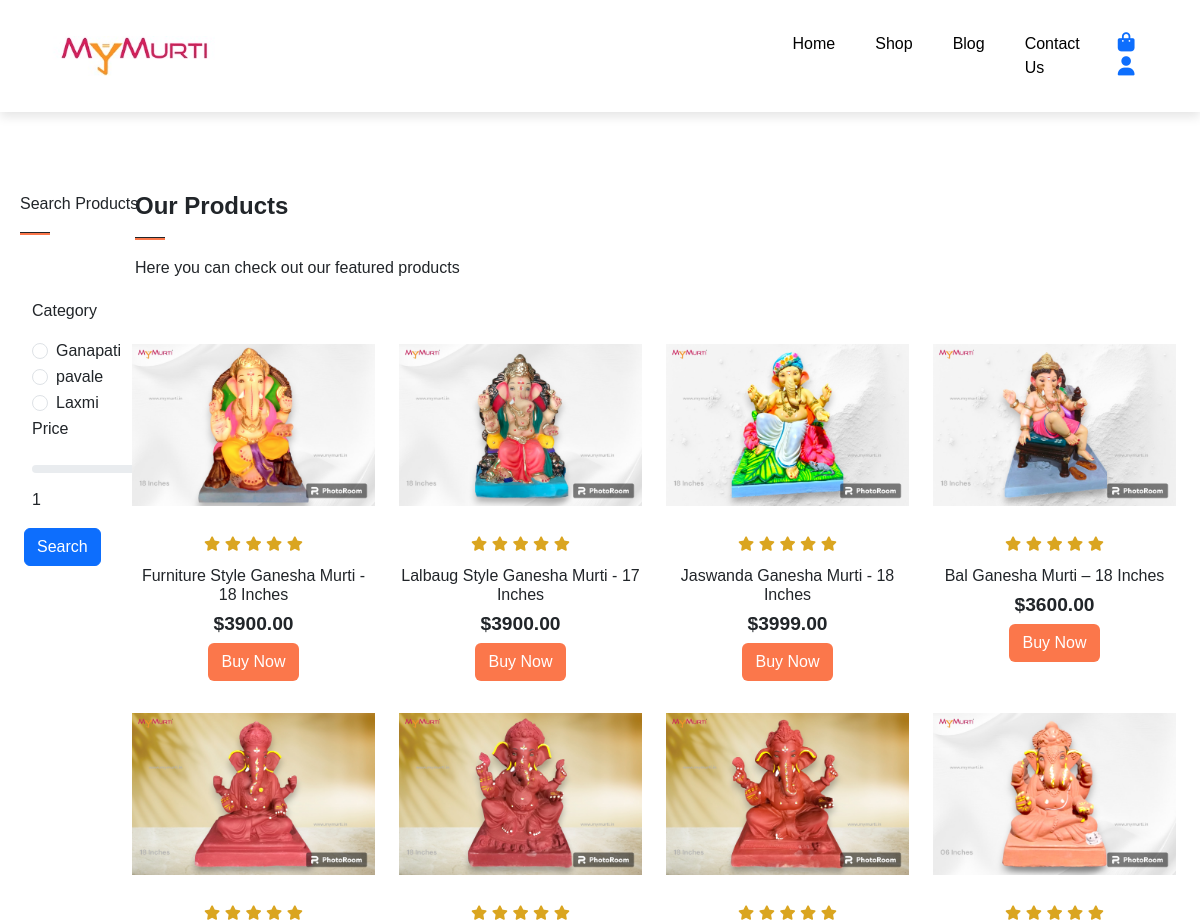
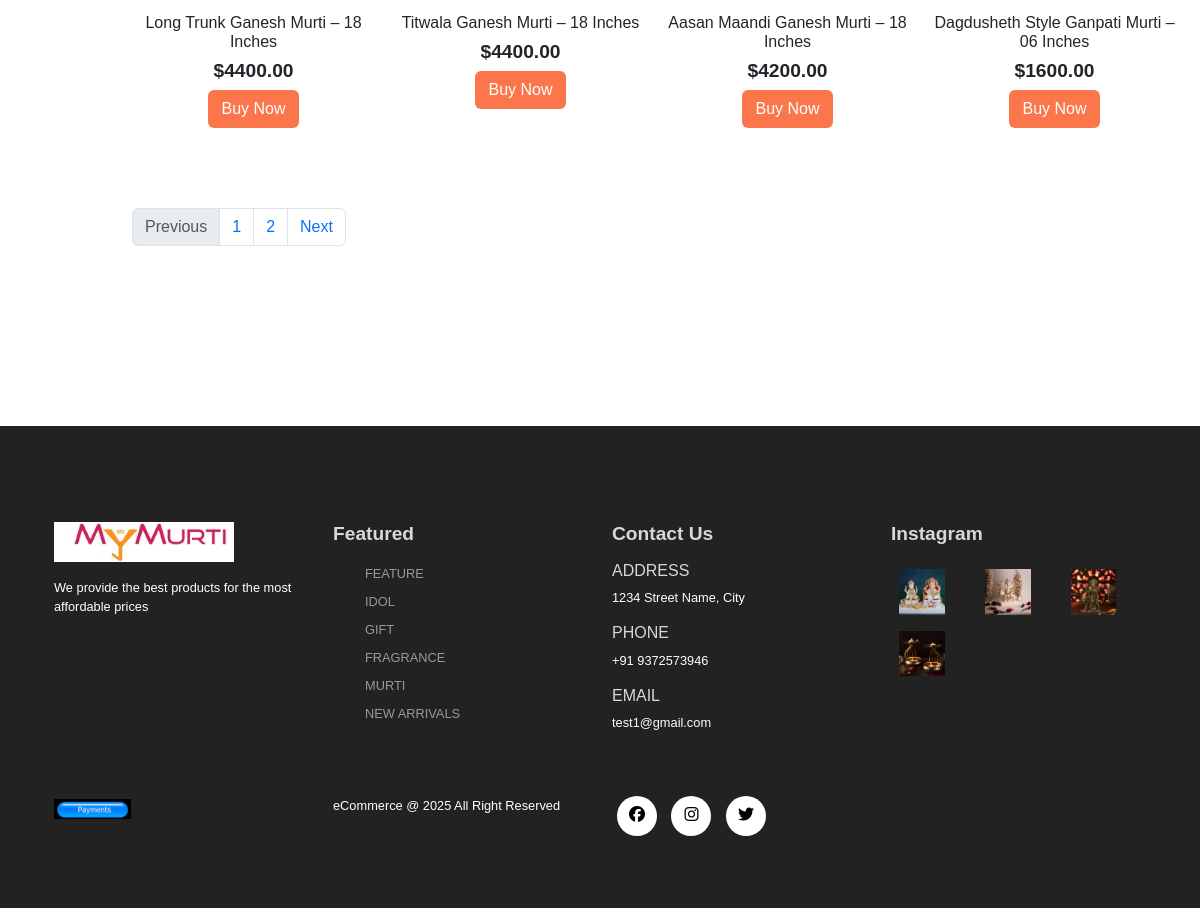
The page /shop.php on the database its author committed (2 pictures, top to bottom).
### tables this page shows
CREATE TABLE `products` (
  `product_id` int(11) NOT NULL,
  `product_name` varchar(100) NOT NULL,
  `product_category` varchar(100) NOT NULL,
  `product_description` varchar(255) NOT NULL,
  `product_image` varchar(255) NOT NULL,
  `product_image2` varchar(255) NOT NULL,
  `product_image3` varchar(255) NOT NULL,
  `product_image4` varchar(255) NOT NULL,
  `product_price` decimal(6,2) NOT NULL,
  `product_special_offer` int(2) NOT NULL,
  `product_material` varchar(100) NOT NULL
);

### shop.php (the view, shortened to what this page needs)
<?php
include("server/connection.php");
if(isset($_POST["search"])){
  if(isset($_GET['page_no']) && $_GET['page_no'] !="" ){
    $page_no = $_GET["page_no"];
  }else{
    $page_no = 1;
  }
  $category = $_POST['category'];
  $price = $_POST['price'];
  $stmt1 = $conn -> prepare("SELECT COUNT(*) As total_records FROM products WHERE product_category=? AND product_price<=?");
  $stmt1 ->bind_param('si', $category,$price);
  $stmt1->execute();
  $stmt1->bind_result($total_records);
  $stmt1->store_result();
  $stmt1-> fetch();
  $total_records_per_page = 8;
  $offset = ($page_no-1) * $total_records_per_page;
  $previous_page = $page_no - 1;
  $next_page = $page_no + 1;
  $adjacents ="2";
  $total_no_of_pages = ceil($total_records/ $total_records_per_page);
  $stmt2 = $conn -> prepare("SELECT * FROM products WHERE product_category=? AND product_price<=? LIMIT $offset,$total_records_per_page");
  $stmt2 ->bind_param("si",$category, $price);
  $stmt2 -> execute();
  $products = $stmt2->get_result();
}
else{
  if(isset($_GET['page_no']) && $_GET['page_no'] !="" ){
    $page_no = $_GET["page_no"];
  }else{
    $page_no = 1;
  }
  $stmt1 = $conn -> prepare("SELECT COUNT(*) As total_records FROM products");
  $stmt1->execute();
  $stmt1->bind_result($total_records);
  $total_records_per_page = 8;
  $offset = ($page_no-1) * $total_records_per_page;
  $total_no_of_pages = ceil($total_records/ $total_records_per_page);
  $stmt2 = $conn -> prepare("SELECT * FROM products LIMIT $offset,$total_records_per_page");
  $stmt2 -> execute();
  $products = $stmt2->get_result();
}
?>
<?php include('layouts/header.php'); ?>
      <section id="search" class="my-5 py-5 ms-2" style="width: 300px;">
        <div class="container mt-5 py-5">
            <p>Search Products</p>
            <hr>
        </div>
        <form action="shop.php" method="POST">
          <div class="row mx-auto container">
            <div class="col-lg-12 col-md-12 col-sm-12">
              <p>Category</p>
                <div class="form-check">
                  <input class="form-check-input" value="My Eco" type="radio" name="category" id="category_one" <?php if(isset($category) && $category=='My Eco' ){echo 'checked';} ?>>
                  <label class="form-check-label" for="flexRadioDefault1">
                    Ganapati
                  </label>
                </div>
                <div class="form-check">
                  <input class="form-check-input" value="My Green" type="radio" name="category" id="category_two" <?php if(isset($category) && $category=='My Green' ){echo 'checked';} ?>>
                  <label class="form-check-label" for="flexRadioDefault2">
                    pavale
                  </label>
                </div>
                <div class="form-check">
                  <input class="form-check-input" value="My Designer" type="radio" name="category" id="category_two" <?php if(isset($category) && $category=='My Designer' ){echo 'checked';} ?>>
                  <label class="form-check-label" for="flexRadioDefault2">
                    Laxmi
                  </label>
                </div>
             </div>
          </div>
          <div class="row mx-auto container">
            <div class="col-lg-12 col-md-12 col-sm-12">
              <p>Price</p>
              <input type="range" class="form-range w-50" name="price" value="<?php if(isset($price)){echo $price;}else{echo "25";} ?>" min="1" max="25" id="customRange2">
              <div class="w-50">
                <span style="float:left;">1</span>
                <span style="float:right;">25</span>
              </div>
            </div>
          </div>
          <div class="form-group my-3 mx-3">
            <input type="submit" name="search" value="Search" class="btn btn-primary">
          </div>
        </form>
      </section>
      <section id="features" class="my-5 py-5" style=" position:absolute; top:0% ; right:0% ;">
        <div class="container mt-5 py-5" style=" padding-left: 75px;">
          <h3>Our Products</h3>
          <hr>
          <p>Here you can check out our featured products</p>
        </div>
        <div class="row mx-auto container" style=" padding-left: 60px;">
          <?php while($row = $products->fetch_assoc()) {?>
          <div class="product text-center col-lg-3 col-md-4 col-sm-12">
            <img class="img-fluid mb-3" src="assets/imgs/<?php echo $row['product_image']; ?>">
            <div class="star">
              <i class="fa-solid fa-star"></i>
              <i class="fa-solid fa-star"></i>
              <i class="fa-solid fa-star"></i>
              <i class="fa-solid fa-star"></i>
              <i class="fa-solid fa-star"></i>
            </div>
            <h5 class="p-name"><?php echo $row['product_name']; ?></h5>
            <h4 class="p-price">$<?php echo $row['product_price']; ?></h4>
            <a class="btn shop-buy-btn" href="<?php echo"single_product.php?product_id=".$row['product_id']; ?>">Buy Now</a></button>
          </div>
          <?php }?>
          <nav aria-label="Page navigation example">
            <ul class="pagination mt-5">
              <li class="page-item <?php if($page_no<=1) {echo 'disabled';} ?>">
                <a class="page-link" href="<?php if($page_no<=1) {echo '#';}else { echo "?page_no=".($page_no-1);}?> ">Previous</a>
              </li>
              <li class="page-item"><a class="page-link" href="?page_no=1">1</a></li>
              <li class="page-item"><a class="page-link" href="?page_no=2">2</a></li>
              <li class="page-item o<<?php if($page_no>=$total_no_of_pages) {echo 'disabled';} ?>">
                <a class="page-link" href="<?php if($page_no>=$total_no_of_pages) {echo '#';}else { echo "?page_no=".($page_no+ 1);}?> ">Next</a>
              </li>
            </ul>
          </nav>
        </div>
      </section>
      <footer class="mt-5 py-5" style=" position: absolute; width: 100%; top: 1300px;">
        <div class="row container mx-auto pt-5">
          <div class="footer-one col-lg-3 col-md-6 col-sm-12">
            <img class="logo" src="assets/imgs/logo.jpg">
            <p class="pt-3">We provide the best products for the most affordable prices</p>
          </div>
          <div class="footer-one col-lg-3 col-md-6 col-sm-12">
            <h5 class="pb-2">Featured</h5>
            <ul class="text-uppercase">
              <li><a href="#">feature</a></li>
              <li><a href="#">idol</a></li>
              <li><a href="#">gift</a></li>
              <li><a href="#">fragrance</a></li>
              <li><a href="#">murti</a></li>
              <li><a href="#">new arrivals</a></li>
            </ul>
          </div>
          <div class="footer-one col-lg-3 col-md-6 col-sm-12">
            <h5 class="pb-2">Contact Us</h5>
            <div>
              <h6 class="text-uppercase">Address</h6>
              <p>1234 Street Name, City</p>
            </div>
            <div>
              <h6 class="text-uppercase">Phone</h6>
              <p>+91 9372573946</p>
            </div>
            <div>
              <h6 class="text-uppercase">Email</h6>
              <p>test1@gmail.com</p>
            </div>
          </div>
          <div class="footer-one col-lg-3 col-md-6 col-sm-12">
            <h5 class="pb-2">Instagram</h5>
            <div class="row">
              <img src="assets/imgs/1.jpg" class="img-fluid w-25 h-100 m-2">
              <img src="assets/imgs/4.jpg" class="img-fluid w-25 h-100 m-2">
              <img src="assets/imgs/5.jpg" class="img-fluid w-25 h-100 m-2">
              <img src="assets/imgs/7.jpg" class="img-fluid w-25 h-100 m-2">
            </div>
          </div>
        </div>
        <div class="copyright mt-5">
          <div class="row container mx-auto">
            <div class="col-lg-3 col-md-5 col-sm-12 mb-4">
              <img src="assets/imgs/payment.jpg">
            </div>
            <div class="col-lg-3 col-md-5 col-sm-12 mb-4 text-nowrap mb-2">
              <p>eCommerce @ 2025 All Right Reserved</p>
            </div>
            <div class="col-lg-3 col-md-5 col-sm-12 mb-4">
              <a href="#"><i class="fa-brands fa-facebook"></i></a>
              <a href="#"><i class="fa-brands fa-instagram"></i></a>
              <a href="#"><i class="fa-brands fa-twitter"></i></a>
            </div>
          </div>
        </div>
      </footer>
</body>
</html>

### layouts/header.php (shortened to what this page needs)
<!DOCTYPE html>
<html lang="en">
<head>
    <link href="https://cdn.jsdelivr.net/npm/bootstrap@5.3.3/dist/css/bootstrap.min.css" rel="stylesheet">
    <link rel="stylesheet" href="assets/css/style.css"/>
</head>
<body>
    <nav class="navbar navbar-expand-lg navbar-light bg-white py-3 fixed-top">
        <div class="container">
          <img class="logo" src="assets/imgs/logo.jpg">
          <div class="collapse navbar-collapse nav-buttons" id="navbarSupportedContent">
            <ul class="navbar-nav me-auto mb-2 mb-lg-0">
              <li class="nav-item">
                <a class="nav-link" href="index.php">Home</a>
              </li>
              <li class="nav-item">
                <a class="nav-link" href="shop.php">Shop</a>
              </li>
              <li class="nav-item">
                <a class="nav-link" href="#">Blog</a>
              </li>
              <li class="nav-item">
                <a class="nav-link" href="contact.php">Contact Us</a>
              </li>
              <li class="nav-item">
              <a href="cart.php">
                <i class="fa-solid fa-bag-shopping">
                </i>
              </a>
              <a href="account.php"><i class="fa-solid fa-user"></i></a>
            </li>
            </ul>
          </div>
        </div>
      </nav>

### assets/css/style.css (style rules this page uses)
.nav-buttons { margin-left: 50%; }
* { margin:0; padding: 0; box-sizing: border-box; }
body { font-family: 'Poppins', sans-serif; }
h3 { font-size: 1.5rem; font-weight: 800; }
h4 { font-size: 1.2rem; font-weight: 600; }
h5 { font-size: 1rem; font-weight: 400; }
h6 { color: #D8D8D8; }
.navbar { font-size: 16px; padding-top: 2rem !important; padding-bottom: 2rem !important; top: 0; left: 0; box-shadow: 0 5px 10px rgba(0,0,0,0.1); }
.navbar-light .navbar-nav .nav-link { padding: 0 20px; color: #000; transition: 0.4s ease; }
.navbar i { font-size: 1.2rem; padding: 0 0.7px; transition: 0.4s ease; cursor: pointer; margin-left: 5px; }
.product { cursor: pointer; margin-bottom: 2rem; }
.product img { transition: 0.3s all; }
.shop-buy-btn { background-color: #fb774b; opacity: 1; color: #fff; text-decoration: none; }
hr { width: 30px; height: 3px !important; opacity: 1 !important; background-color: #fb774b; }
.star { padding: 10px 0; }
.star i { font-size: 0.9rem; color: goldenrod; }
footer { background-color: #222222; }
footer h5 { color: #D8D8D8; font-weight: 700; font-size: 1.2rem; }
footer li { padding-bottom: 4px; }
footer li a { font-size: 0.8rem; color: #999; text-decoration: none; }
footer .copyright a { color: #000; height: 40px; width: 40px; background-color: #fff; display: inline-block; text-align: center; line-height: 38px; border-radius: 50%; transition: 0.3s ease; margin: 0 5px; }
footer p { color: #fff; font-size: 0.8rem; }
footer .copyright img { width: 30%; }
.logo { width: 180px; height: 40px; }

### rows shown on the page
products: product_image (picture), product_name "Furniture Style Ganesha Murti - 18 Inches", product_price "3900.00"
products: product_image (picture), product_name "Lalbaug Style Ganesha Murti - 17 Inches", product_price "3900.00"
products: product_image (picture), product_name "Jaswanda Ganesha Murti - 18 Inches", product_price "3999.00"
products: product_image (picture), product_name "Bal Ganesha Murti – 18 Inches", product_price "3600.00"
products: product_image (picture), product_name "Long Trunk Ganesh Murti – 18 Inches", product_price "4400.00"
products: product_image (picture), product_name "Titwala Ganesh Murti – 18 Inches", product_price "4400.00"
products: product_image (picture), product_name "Aasan Maandi Ganesh Murti – 18 Inches", product_price "4200.00"
products: product_image (picture), product_name "Dagdusheth Style Ganpati Murti – 06 Inches", product_price "1600.00"
